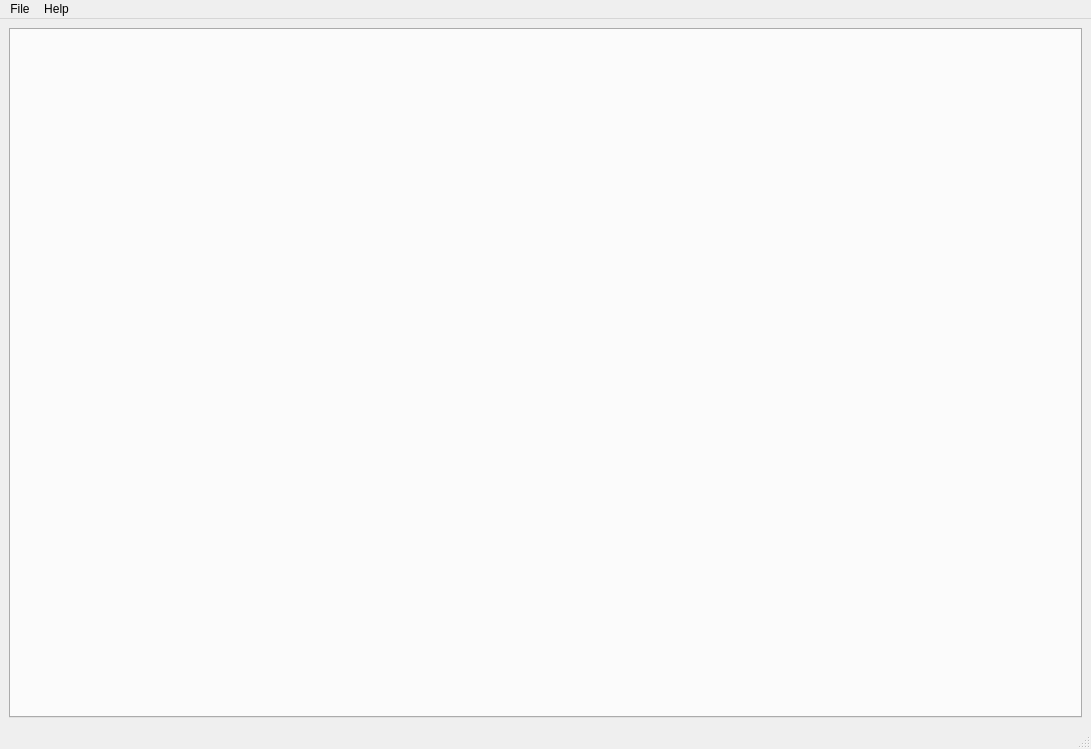
<?xml version="1.0" encoding="UTF-8"?>
<ui version="4.0">
 <class>MainWindow</class>
 <widget class="QMainWindow" name="MainWindow">
  <property name="geometry">
   <rect>
    <x>0</x>
    <y>0</y>
    <width>1091</width>
    <height>749</height>
   </rect>
  </property>
  <property name="windowTitle">
   <string>PingPung</string>
  </property>
  <widget class="QWidget" name="centralwidget">
   <layout class="QVBoxLayout" name="verticalLayout">
    <item>
     <widget class="QTabWidget" name="tab_bar">
      <property name="enabled">
       <bool>true</bool>
      </property>
      <property name="currentIndex">
       <number>-1</number>
      </property>
      <property name="tabsClosable">
       <bool>true</bool>
      </property>
      <property name="movable">
       <bool>true</bool>
      </property>
     </widget>
    </item>
   </layout>
  </widget>
  <widget class="QMenuBar" name="menubar">
   <property name="geometry">
    <rect>
     <x>0</x>
     <y>0</y>
     <width>1091</width>
     <height>27</height>
    </rect>
   </property>
   <widget class="QMenu" name="menuFile">
    <property name="title">
     <string>File</string>
    </property>
   </widget>
   <widget class="QMenu" name="menuHelp">
    <property name="title">
     <string>Help</string>
    </property>
    <addaction name="actionAbout_PingPung"/>
   </widget>
   <addaction name="menuFile"/>
   <addaction name="menuHelp"/>
  </widget>
  <widget class="QStatusBar" name="statusbar"/>
  <action name="actionAbout_PingPung">
   <property name="text">
    <string>About PingPung</string>
   </property>
  </action>
 </widget>
 <resources/>
 <connections/>
</ui>
